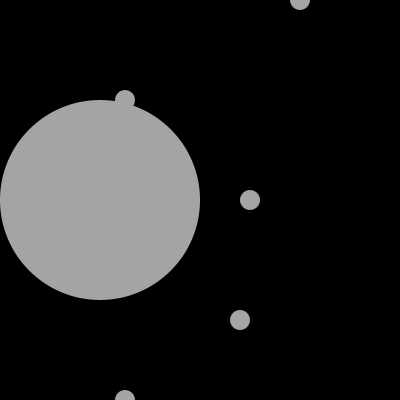
Frame 1 (no input)
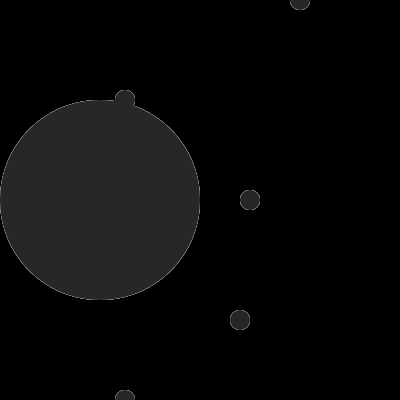
Frame 60 (the mouse pressed at the canvas centre just before this capture)
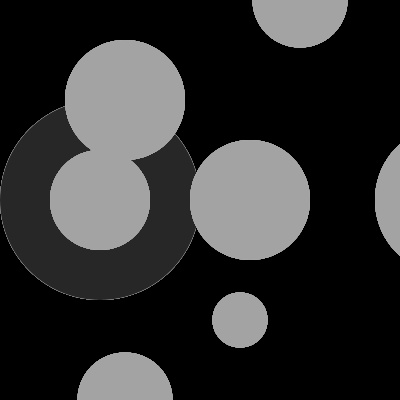
Frame 120 (the mouse held since frame 60 and released just before this capture)

The Processing sketch that drew these frames (run headless with seeded random() and noise(); from frame 60 on, the mouse is pressed at the canvas centre):

// Processing sketch: processing_5766
// ── processing_5766.pde

/*
*    dynamic composition
 *
 *    make a dynamic composition that consists of two parts that 
 *    react to the horizontal position of the mouse. the parts should
 *    be ralted in a way that if one grows the other one will shrink.
 */
void setup()
{
  size( 400, 400 );
  //colorMode(HSB, 100); 
  background(random (0));

}

void draw() {

  float left = width/4 ;
  float right = left * 2.5 ;

  float maus_value = map(mouseX, 0, width , 0, 200);
  float maus_value2 = map(mouseY,0, height, 0, 150);

  noStroke();
  smooth();

  fill( random(255));
  ellipse( left, height/2 , 200 - maus_value, 200-maus_value );
  ellipse( 300 , 0, maus_value2+20, maus_value2+20 );
  pushMatrix(); 
  ellipse( right, height/2, maus_value+20, maus_value+20 );
  ellipse( width/2 + 40 , height*8/10, maus_value2-20, maus_value2-20 );
  
 
  popMatrix();
  ellipse( right*2-50, height/2, maus_value+50, maus_value+50 );
  ellipse( right/2, height/4, maus_value+20, maus_value+20 );
  ellipse( right/2, height, maus_value2+20, maus_value2+20 );
}
void mousePressed() {
background (0 );
 
  
}
